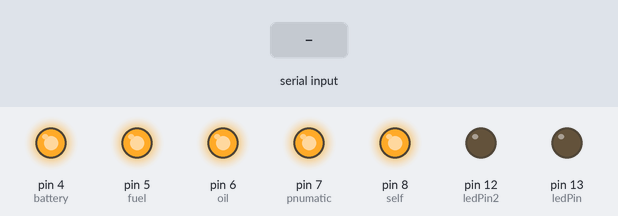
Recording of a sketch running on a simulated Arduino Uno, built with avr-gcc and run on an emulated ATmega328P. On the bench: output pins drawn as LEDs (lit = HIGH). The inputs (shaded band) are chosen by the test bench.

Above: at 1.2 s.
1.3 s: "1234\n" received over the second serial link
At 2.5 s:
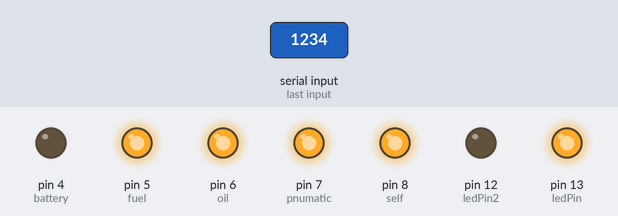
At 4.0 s:
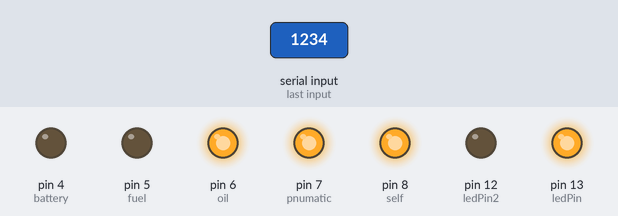
Timing chart, 0 to 24.8 s (numbered marks = the images above; inputs shaded):
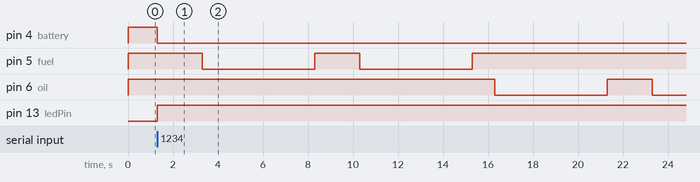

Measured:
- after the input at 1.3 s, pin 4 (battery): HIGH → LOW at once; pin 5 (fuel): alternates HIGH for 2.0 s and LOW for 5.0 s, 4 changes in all, then stays HIGH, starting after 2.0 s; pin 6 (oil): HIGH → LOW after 15.0 s, → HIGH 5.0 s later, → LOW 2.0 s later; pin 13 (ledPin): LOW → HIGH at once

The sketch:

HC12_RECEIVER1.ino
```cpp
#include <SoftwareSerial.h>

SoftwareSerial mySerial(2, 3); // RX, TX

int ledPin = 13;
int ledPin2 = 12;
#define battery 4
#define fuel 5
#define oil 6
#define pnumatic 7
#define self 8

unsigned long last = millis();//set timer

void setup() {
  mySerial.begin(9600);
  pinMode(ledPin, OUTPUT);
  pinMode(ledPin2, OUTPUT);
  pinMode(battery, OUTPUT);
  pinMode(fuel, OUTPUT);
  pinMode(oil, OUTPUT);
  pinMode(pnumatic, OUTPUT);
  pinMode(self, OUTPUT);

  digitalWrite(battery , HIGH);
  digitalWrite(fuel , HIGH);
  digitalWrite(oil , HIGH);
  digitalWrite(pnumatic , HIGH);
  digitalWrite(self , HIGH);


}

void loop() {

  boolean ledState = digitalRead(ledPin);//check if the LED is turned on or off. Returns 1 or 0
  boolean ledState2 = digitalRead(ledPin2);

  if(mySerial.available() > 1){
    int input = mySerial.parseInt();//read serial input and convert to integer (-32,768 to 32,767)

    if(millis() - last > 250){//if time now is 250 milliseconds greater than last time
      if(ledState == 0 && input == 1234){//if LED is off and button code is ok
          digitalWrite(ledPin, HIGH);
          digitalWrite(battery , LOW);
          delay(2000);
          digitalWrite(fuel , LOW);
          delay(5000);
          digitalWrite(fuel , HIGH);
          delay(2000);
          digitalWrite(fuel , LOW);
          delay(5000);
          digitalWrite(fuel , HIGH);
          delay(1000);
          digitalWrite(oil , LOW);
          delay(5000);
          digitalWrite(oil , HIGH);
          delay(2000);
          digitalWrite(oil , LOW);
          delay(5000);
          digitalWrite(oil , HIGH);
          delay(1000);
          digitalWrite(pnumatic , LOW);
          delay(5000);
          digitalWrite(pnumatic , HIGH);

      }else if(ledState2 == 0 && input == 4321){//if LED is on and button code is ok
          digitalWrite(pnumatic , LOW);
          digitalWrite(self , LOW);
          delay(5000);
          digitalWrite(pnumatic , HIGH);
          digitalWrite(self , HIGH);
      }else if(ledState == 1 && input == 1234){//if LED is on and button code is ok
          digitalWrite(ledPin, LOW);
      }
      else if(ledState2 == 1 && input == 4321){//if LED is on and button code is ok
          digitalWrite(ledPin, LOW);
      }


    }

    mySerial.flush();//clear the serial buffer for unwanted inputs
    last = millis();//reset timer
  }
  delay(20);//delay little for better serial communication

}
```
